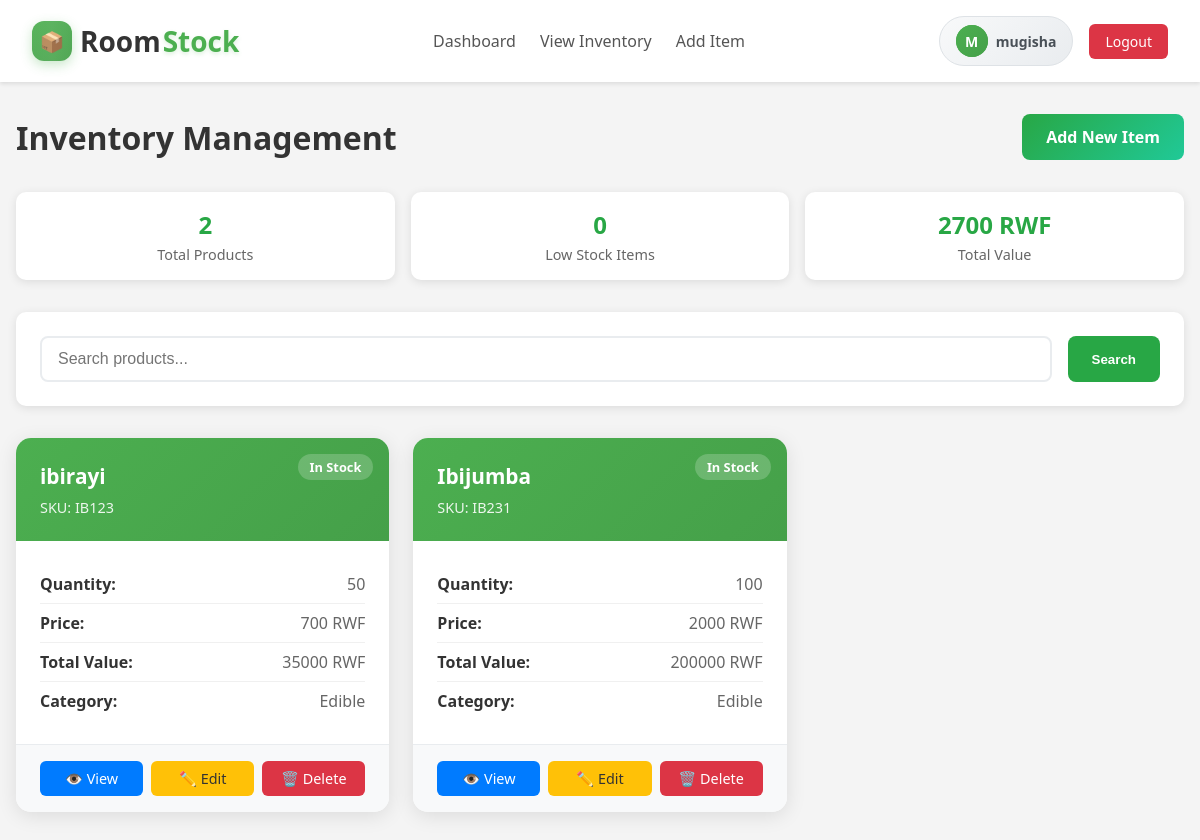
/inventory (signed in), run on the app's committed database.
### roomstockapp/models.py (models this page shows, shortened)
class Product(models.Model):
    product_id = models.AutoField(primary_key=True)
    name = models.CharField(max_length=100)
    sku = models.CharField(max_length=50, unique=True)
    description = models.TextField(blank=True, null=True)
    price = models.DecimalField(max_digits=10, decimal_places=2)
    quantity = models.IntegerField(default=0)
    category = models.ForeignKey(Category, on_delete=models.SET_NULL, null=True, blank=True)
    user = models.ForeignKey(User, on_delete=models.CASCADE)
    created_at = models.DateTimeField(auto_now_add=True)
    updated_at = models.DateTimeField(auto_now=True)
    is_active = models.BooleanField(default=True)
    @property
    def total_value(self):
        return self.price * self.quantity
    class Meta:
        ordering = ['-created_at']

class Category(models.Model):
    name = models.CharField(max_length=100)
    description = models.TextField(blank=True, null=True)
    created_at = models.DateTimeField(auto_now_add=True)
    updated_at = models.DateTimeField(auto_now=True)
    class Meta:
        verbose_name_plural = "Categories"

### roomstockapp/views.py (the view, shortened to what this page needs)
# urls.py: path("inventory",views.inventory_list,name="inventory_list"),
def inventory_list(request):
    products = Product.objects.filter(user=request.user, is_active=True)
    search_query = request.GET.get('search', '')
    total_products = products.count()
    low_stock_count = products.filter(quantity__lte=10).count()
    total_value = products.aggregate(total=Sum('price'))['total'] or 0
    context = {
        'products': products,
        'total_products': total_products,
        'low_stock_count': low_stock_count,
        'total_value': total_value,
    }
    return render(request, 'inventory/inventory_list.html', context)

### roomstockapp/templates/inventory/inventory_list.html (shortened to what this page needs)
{% extends "main.html" %}
{% load static %}
{% block content %}
<div class="inventory-container">
  <div class="page-header">
    <h1 class="page-title">Inventory Management</h1>
    <a href="{% url 'add_item' %}" class="add-item-btn">
       Add New Item
    </a>
  </div>
  <div class="stats-bar">
    <div class="stat-item">
      <div class="stat-number">{{ total_products }}</div>
      <div class="stat-label">Total Products</div>
    </div>
    <div class="stat-item">
      <div class="stat-number">{{ low_stock_count }}</div>
      <div class="stat-label">Low Stock Items</div>
    </div>
    <div class="stat-item">
      <div class="stat-number">{{ total_value|floatformat:0 }} RWF</div>
      <div class="stat-label">Total Value</div>
    </div>
  </div>
  <div class="search-bar">
    <form method="GET" class="search-form">
      <input type="text" name="search" placeholder="Search products..."
             value="{{ request.GET.search }}" class="search-input">
      <button type="submit" class="search-btn"> Search</button>
    </form>
  </div>
  {% if products %}
    <div class="products-grid">
      {% for product in products %}
        <div class="product-card">
          <div class="product-header">
            <div class="product-name">{{ product.name }}</div>
            <div class="product-sku">SKU: {{ product.sku }}</div>
            <div class="stock-badge
              {% if product.quantity <= 0 %}badge-out-of-stock
              {% elif product.quantity <= 10 %}badge-low-stock
              {% else %}badge-in-stock{% endif %}">
              {% if product.quantity <= 0 %}Out of Stock
              {% elif product.quantity <= 10 %}Low Stock
              {% else %}In Stock{% endif %}
            </div>
          </div>
          <div class="product-details">
            <div class="detail-row">
              <span class="detail-label">Quantity:</span>
              <span class="detail-value">{{ product.quantity }}</span>
            </div>
            <div class="detail-row">
              <span class="detail-label">Price:</span>
              <span class="detail-value">{{ product.price|floatformat:0 }} RWF</span>
            </div>
            <div class="detail-row">
              <span class="detail-label">Total Value:</span>
              <span class="detail-value">{{ product.total_value|floatformat:0 }} RWF</span>
            </div>
            {% if product.category %}
            <div class="detail-row">
              <span class="detail-label">Category:</span>
              <span class="detail-value">{{ product.category.name }}</span>
            </div>
            {% endif %}
          </div>
          <div class="product-actions">
            <a href="{% url 'display_item' product.product_id %}" class="action-btn view-btn">👁️ View</a>
            <a href="{% url 'edit_item' product.product_id %}" class="action-btn edit-btn">✏️ Edit</a>
            <a href="{% url 'delete_item' product.product_id %}" class="action-btn delete-btn">🗑️ Delete</a>
          </div>
        </div>
      {% endfor %}
    </div>
  {% endif %}
</div>
{% endblock content %}

### roomstockapp/templates/main.html (shortened to what this page needs)
{% load static %}
<!DOCTYPE html>
<html lang="en">
<head>
    <link rel="stylesheet" href="{% static 'css/styles.css' %}">
</head>
<body>
    {% include "components/navbar.html" %}
    {% block content %}
    {% endblock content %}
</body>
</html>

### roomstockapp/templates/components/navbar.html (shortened to what this page needs)
<!DOCTYPE html>
<html lang="en">
  <head>
  </head>
  <body>
    <nav>
      <a href="{% url 'index' %}" class="logo">
        <div class="logo-icon">📦</div>
        <div class="logo-text">
          <span class="logo-room">Room</span>
          <span class="logo-stock">Stock</span>
        </div>
      </a>
      {% if user.is_authenticated %}
        <div class="nav-links">
          <a href="{% url 'index' %}">Dashboard</a>
          <a href="{% url 'inventory_list' %}">View Inventory</a>
          <a href="{% url 'add_item' %}">Add Item</a>
        </div>
        <div class="user-section">
          <div class="user-info">
            <div class="user-avatar">
              <a href="{% url 'profile' %}" class="user-avatar">
              {{ user.username|first|upper }}
            </a>
            </div>
            <span class="username">{{ user.username }}</span>
          </div>
          <a href="{% url 'logout' %}" class="logout-btn">Logout</a>
        </div>
      {% else %}
        <div class="auth-buttons">
          <a href="{% url 'login' %}"><button>Login</button></a>
          <a href="{% url 'register' %}"><button>Register</button></a>
        </div>
      {% endif %}
    </nav>
  </body>
</html>

### roomstockapp/templates/components/navbar.html (style rules this page uses)
* { box-sizing: border-box; margin: 0; padding: 0; }
body { font-family: "Segoe UI", sans-serif; background-color: #f4f4f4; }
nav { display: flex; justify-content: space-between; align-items: center; padding: 1rem 2rem; background-color: #fff; box-shadow: 0 2px 4px rgba(0, 0, 0, 0.1); }
.logo { display: flex; align-items: center; gap: 8px; font-size: 28px; font-weight: 700; text-decoration: none; color: #333; transition: transform 0.3s ease; }
.logo-icon { width: 40px; height: 40px; background: linear-gradient(135deg, #4CAF50, #45a049); border-radius: 12px; display: flex; align-items: center; justify-content: center; color: white; font-size: 20px; font-weight: bold; box-shadow: 0 4px 12px rgba(76, 175, 80, 0.3); position: relative; overflow: hidden; }
.logo-icon::before { content: ''; position: absolute; top: -50%; left: -50%; width: 200%; height: 200%; background: linear-gradient(45deg, transparent, rgba(255,255,255,0.1), transparent); transform: rotate(45deg); animation: shine 3s infinite; }
.logo-text { display: flex; align-items: baseline; gap: 2px; }
.logo-room { color: #333; font-weight: 600; }
.logo-stock { color: #4CAF50; font-weight: 800; text-shadow: 0 2px 4px rgba(76, 175, 80, 0.2); position: relative; }
.logo-stock::after { content: ''; position: absolute; bottom: -2px; left: 0; width: 100%; height: 2px; background: linear-gradient(90deg, #4CAF50, #45a049); border-radius: 1px; transform: scaleX(0); transform-origin: left; transition: transform 0.3s ease; }
nav .nav-links { display: flex; gap: 1.5rem; }
nav .nav-links a { text-decoration: none; color: #555; font-weight: 500; transition: color 0.3s; }
.user-section { display: flex; align-items: center; gap: 1rem; }
.user-info { display: flex; align-items: center; gap: 0.5rem; padding: 0.5rem 1rem; background: linear-gradient(135deg, #f8f9fa, #e9ecef); border-radius: 25px; border: 1px solid #dee2e6; transition: all 0.3s ease; }
.user-avatar { width: 32px; height: 32px; background: linear-gradient(135deg, #4CAF50, #45a049); border-radius: 50%; display: flex; align-items: center; justify-content: center; color: white; font-weight: bold; font-size: 14px; text-transform: uppercase; text-decoration: none; }
.username { font-weight: 600; color: #495057; font-size: 14px; }
.logout-btn { padding: 0.5rem 1rem; border: none; border-radius: 6px; background-color: #dc3545; color: white; font-weight: 500; font-size: 14px; cursor: pointer; transition: all 0.3s ease; text-decoration: none; display: inline-block; }

### data on the page
Product: name "ibirayi", sku "IB123", shows "In Stock", quantity "50", price "700", total_value "35000", category.name "Edible"
Product: name "Ibijumba", sku "IB231", shows "In Stock", quantity "100", price "2000", total_value "200000", category.name "Edible"

### other printed values
{{ user.username|first|upper }} "M"
{{ user.username }} "mugisha"
{{ total_products }} "2"
{{ low_stock_count }} "0"
{{ total_value|floatformat:0 }} "2700"
